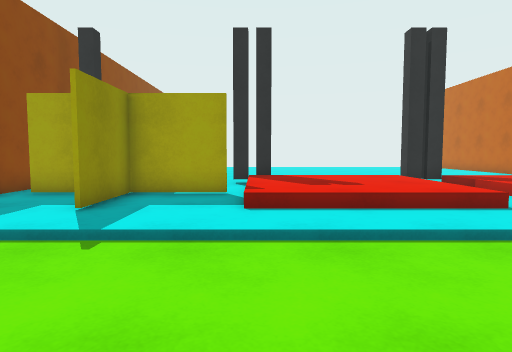
view 1 (above)

16 first-person views from a walk through a scene from a Unity 3-D project. The camera is 1.2 m above the floor, tilts 4° down and sees 75° across. Doors are open. The floor is counted in squares, 1 m on a side. Each view is taken from the middle of a square. On the plan, view 1 faces up. The plan holds only what a view shows up to about 14 squares ahead; the rest is blank. The place goes on beyond the plan. The player character is not drawn.

view 2
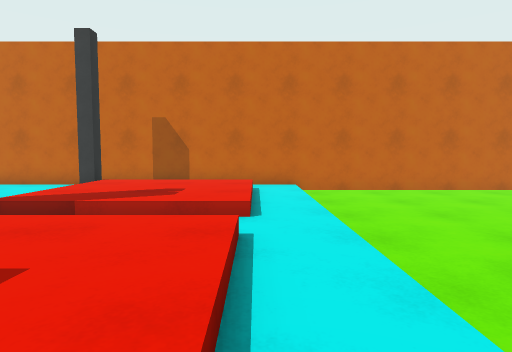

view 3
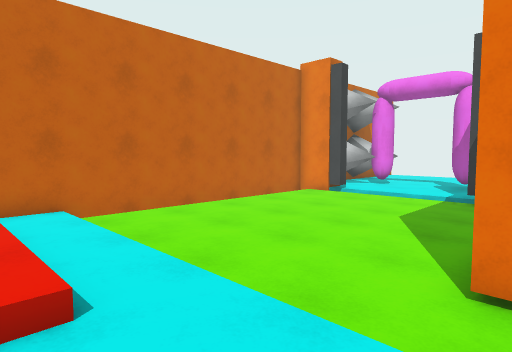

view 4
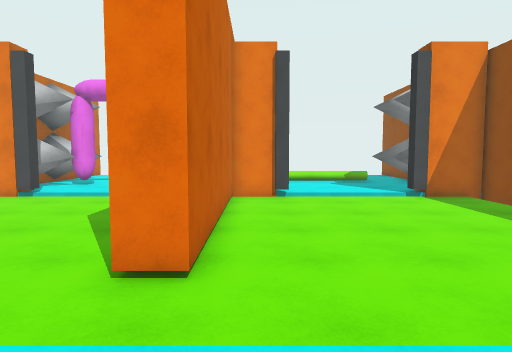

view 5
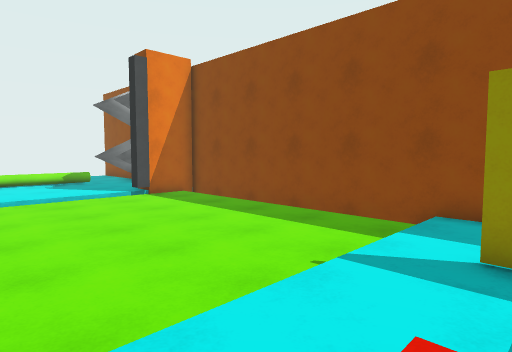

view 6
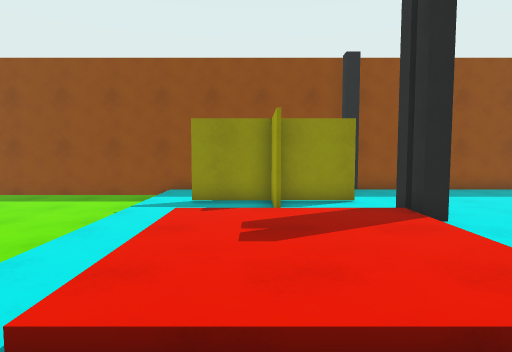

view 7
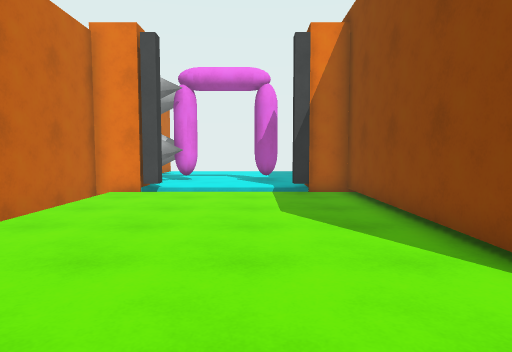

view 8
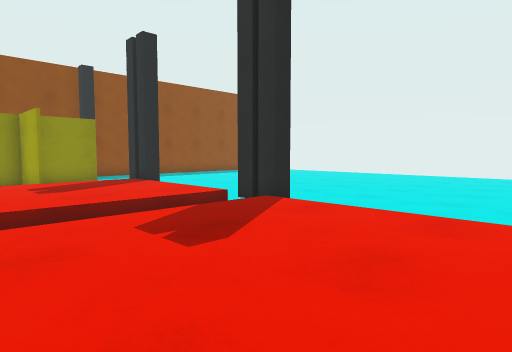

view 9
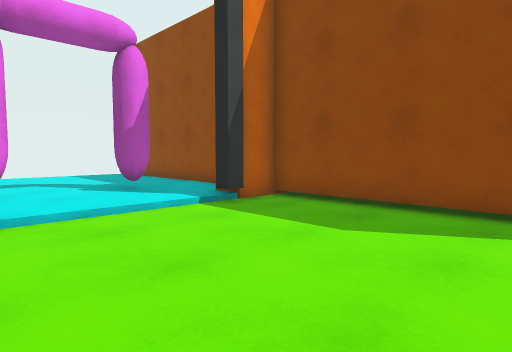

view 10
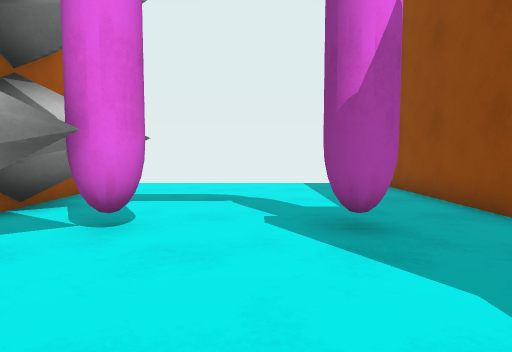

view 11
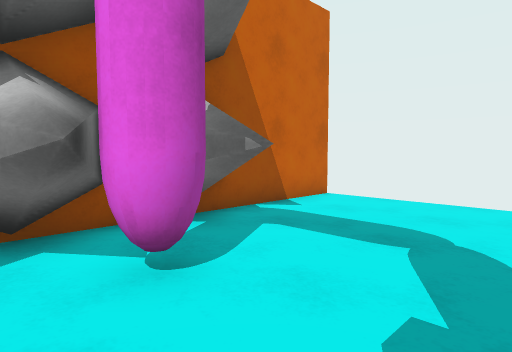

view 12
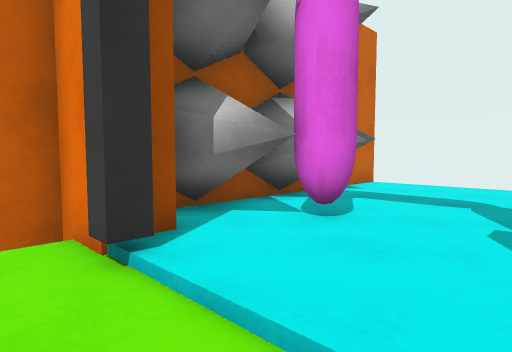

view 13
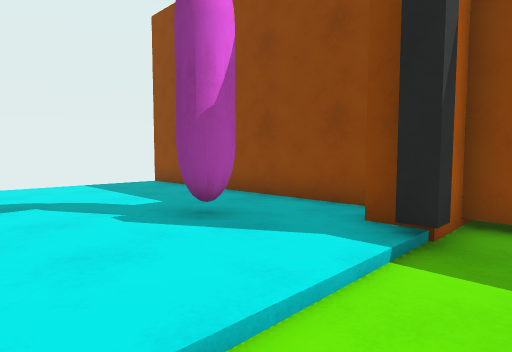

view 14
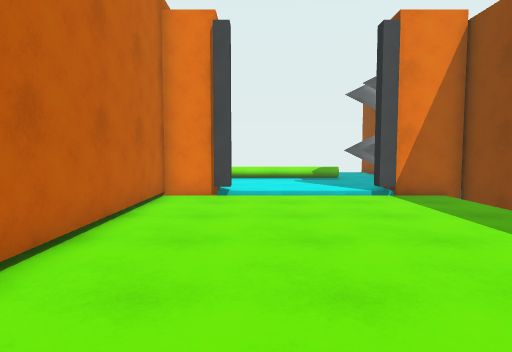

view 15
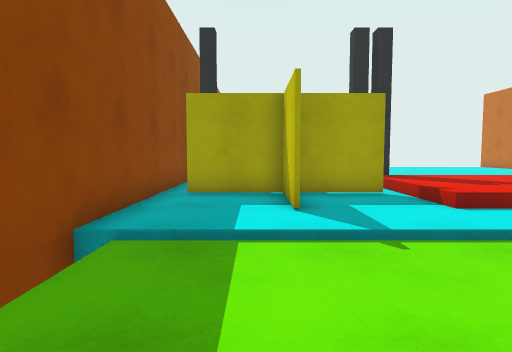

view 16
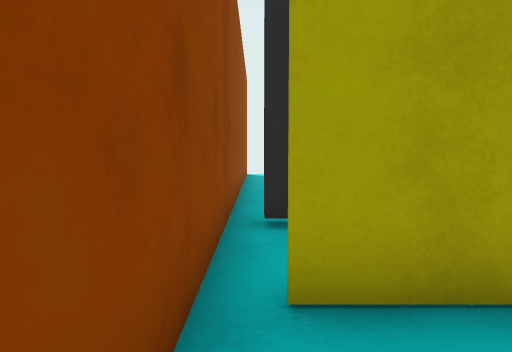

### Floor plan
Key: @ floor where view 1 was taken; # wall or solid block; x gap in a wall; . main floor; : floor 0.25 m higher than the main floor; + floor 0.5 m higher than the main floor; / step, stairs or slope; D open door; = window, fence, low wall or low ledge.
Columns run from 7 left of view 1 to 13 right of it. Each row starts with its distance up from view 1.
 12 #:DDDDD#DDDDD#DDDDD #
 11 #xDD#D##DD+D##DDDD# #
 10 #:  #::/++++//++++/ #
  9 #:::#::/++++//++++/ #
  8 #x==#==/++++//++++/ #
  7 #:::#::/++++//++++/ #
  6 #::::::////////////:#
  5 #:::::::::::::::::::#
  4 # ................. #
  3 # ................. #
  2  #........##.......#
  1  #........##.......#
  0  #.....@..##.......#
 -1  #........##.......#
 -2  #........##.......#
 -3  #........##.......#
 -4  #........##.......#
 -5 ##.#DDDD#.##.DDDDD###
 -6 ####DDDD#####DDDDD###
 -7    ::::::  #::::::::
 -8    ::::::  #:::::#::
 -9       ::   #::#::#::#
-10            #::::::::
-11            #::::::::
-12            #::::::::#
-13            #::::::::#
-14            #::::::::#
-15            #::::::::#
-16            #        #

Where each view was taken, in squares from view 1:
view 1: 0 up, 0 right, facing up
view 2: 6 up, 0 right, facing right
view 3: 7 up, 3 right, facing down-right
view 4: 7 up, 2 right, facing down
view 5: 7 up, 2 right, facing down-left
view 6: 8 up, 7 right, facing left
view 7: 6 up, 7 right, facing down
view 8: 6 up, 11 right, facing up-left
view 9: 1 up, 11 right, facing down-left
view 10: 4 down, 8 right, facing down
view 11: 7 down, 7 right, facing down-right
view 12: 4 down, 7 right, facing down-right
view 13: 4 down, 10 right, facing down-left
view 14: 5 up, 0 right, facing down
view 15: 0 up, 4 left, facing up
view 16: 6 up, 6 left, facing up
